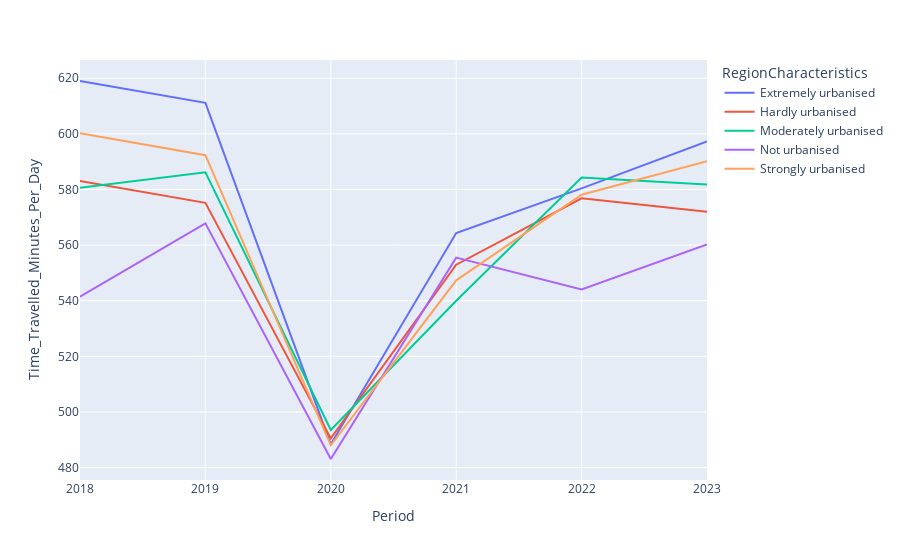

Write notebook code for a chart like this one.
### Code cell
import plotly.express as px

travelmode_animation = df.groupby(['RegionCharacteristics', 'Period']).sum('Time_Travelled_Minutes_Per_Day').reset_index()

# Create a line chart with multiple lines for each RegionCharacteristics
fig = px.line(travelmode_animation, 
              x='Period', 
              y='Time_Travelled_Minutes_Per_Day', 
              color='RegionCharacteristics')

# Show the figure
fig.show()

### Figure 1 — Plotly figure (JSON) as saved in the notebook; plotly's stock layout.template omitted (floating-point values rounded to 4 significant figures)
{"data": [{"hovertemplate": "RegionCharacteristics=Extremely urbanised<br>Period=%{x}<br>Time_Travelled_Minutes_Per_Day=%{y}<extra></extra>", "legendgroup": "Extremely urbanised", "line": {"color": "#636efa", "dash": "solid"}, "marker": {"symbol": "circle"}, "mode": "lines", "name": "Extremely urbanised", "orientation": "v", "showlegend": true, "type": "scatter", "x": [2018, 2019, 2020, 2021, 2022, 2023], "xaxis": "x", "y": [619, 611.1, 488.4, 564.3, 580.4, 597.2], "yaxis": "y"}, {"hovertemplate": "RegionCharacteristics=Hardly urbanised<br>Period=%{x}<br>Time_Travelled_Minutes_Per_Day=%{y}<extra></extra>", "legendgroup": "Hardly urbanised", "line": {"color": "#EF553B", "dash": "solid"}, "marker": {"symbol": "circle"}, "mode": "lines", "name": "Hardly urbanised", "orientation": "v", "showlegend": true, "type": "scatter", "x": [2018, 2019, 2020, 2021, 2022, 2023], "xaxis": "x", "y": [583.0, 575.2, 490.5, 553.0, 576.8, 572], "yaxis": "y"}, {"hovertemplate": "RegionCharacteristics=Moderately urbanised<br>Period=%{x}<br>Time_Travelled_Minutes_Per_Day=%{y}<extra></extra>", "legendgroup": "Moderately urbanised", "line": {"color": "#00cc96", "dash": "solid"}, "marker": {"symbol": "circle"}, "mode": "lines", "name": "Moderately urbanised", "orientation": "v", "showlegend": true, "type": "scatter", "x": [2018, 2019, 2020, 2021, 2022, 2023], "xaxis": "x", "y": [580.6, 586.1, 493.5, 540.0, 584.3, 581.8], "yaxis": "y"}, {"hovertemplate": "RegionCharacteristics=Not urbanised<br>Period=%{x}<br>Time_Travelled_Minutes_Per_Day=%{y}<extra></extra>", "legendgroup": "Not urbanised", "line": {"color": "#ab63fa", "dash": "solid"}, "marker": {"symbol": "circle"}, "mode": "lines", "name": "Not urbanised", "orientation": "v", "showlegend": true, "type": "scatter", "x": [2018, 2019, 2020, 2021, 2022, 2023], "xaxis": "x", "y": [541.5, 567.8, 483.1, 555.5, 544.0, 560.2], "yaxis": "y"}, {"hovertemplate": "RegionCharacteristics=Strongly urbanised<br>Period=%{x}<br>Time_Travelled_Minutes_Per_Day=%{y}<extra></extra>", "legendgroup": "Strongly urbanised", "line": {"color": "#FFA15A", "dash": "solid"}, "marker": {"symbol": "circle"}, "mode": "lines", "name": "Strongly urbanised", "orientation": "v", "showlegend": true, "type": "scatter", "x": [2018, 2019, 2020, 2021, 2022, 2023], "xaxis": "x", "y": [600.2, 592.3, 488.0, 547.3, 578.1, 590.1], "yaxis": "y"}], "layout": {"legend": {"title": {"text": "RegionCharacteristics"}, "tracegroupgap": 0}, "margin": {"t": 60}, "xaxis": {"anchor": "y", "domain": [0, 1], "title": {"text": "Period"}}, "yaxis": {"anchor": "x", "domain": [0, 1], "title": {"text": "Time_Travelled_Minutes_Per_Day"}}}}
